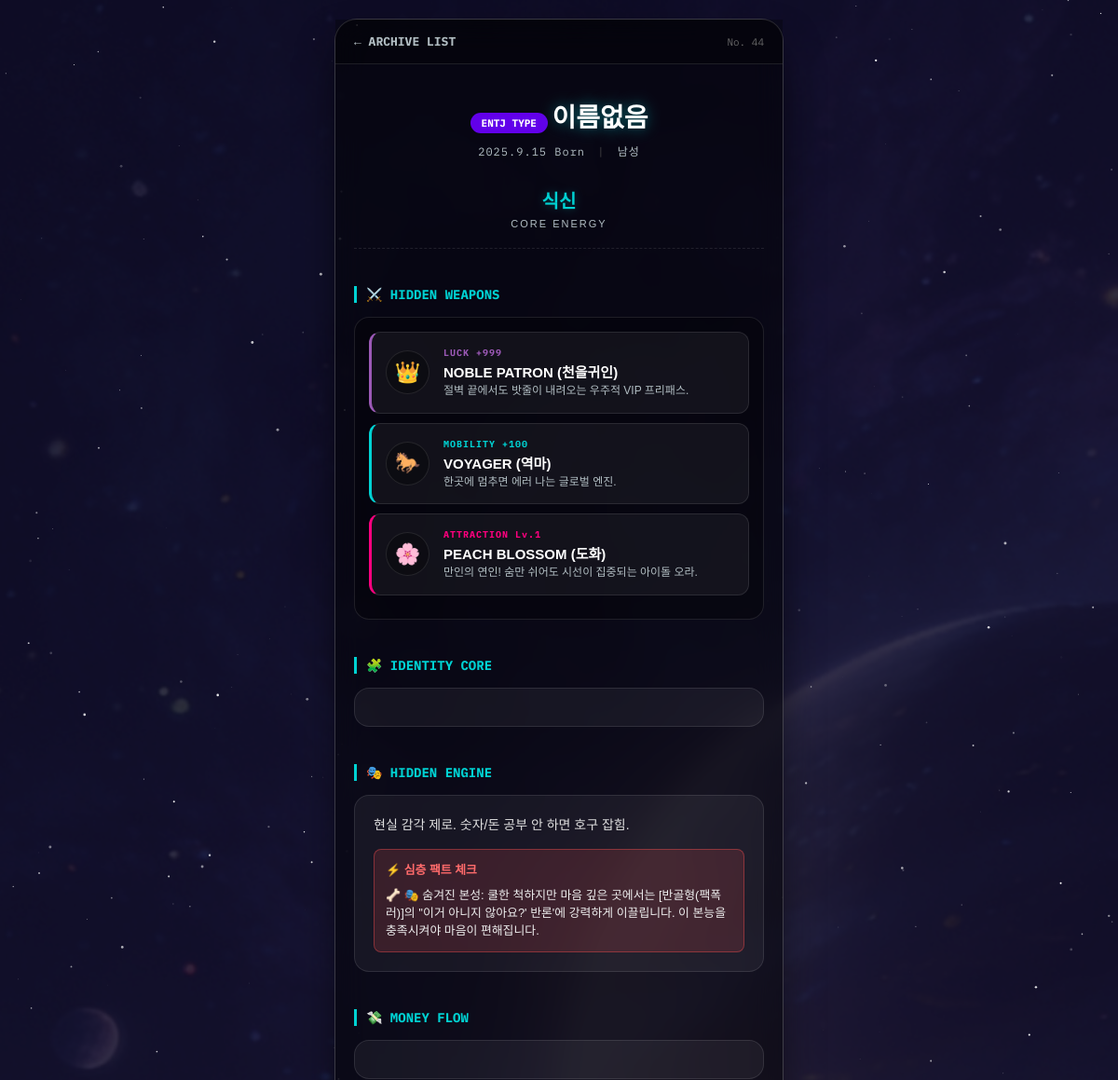
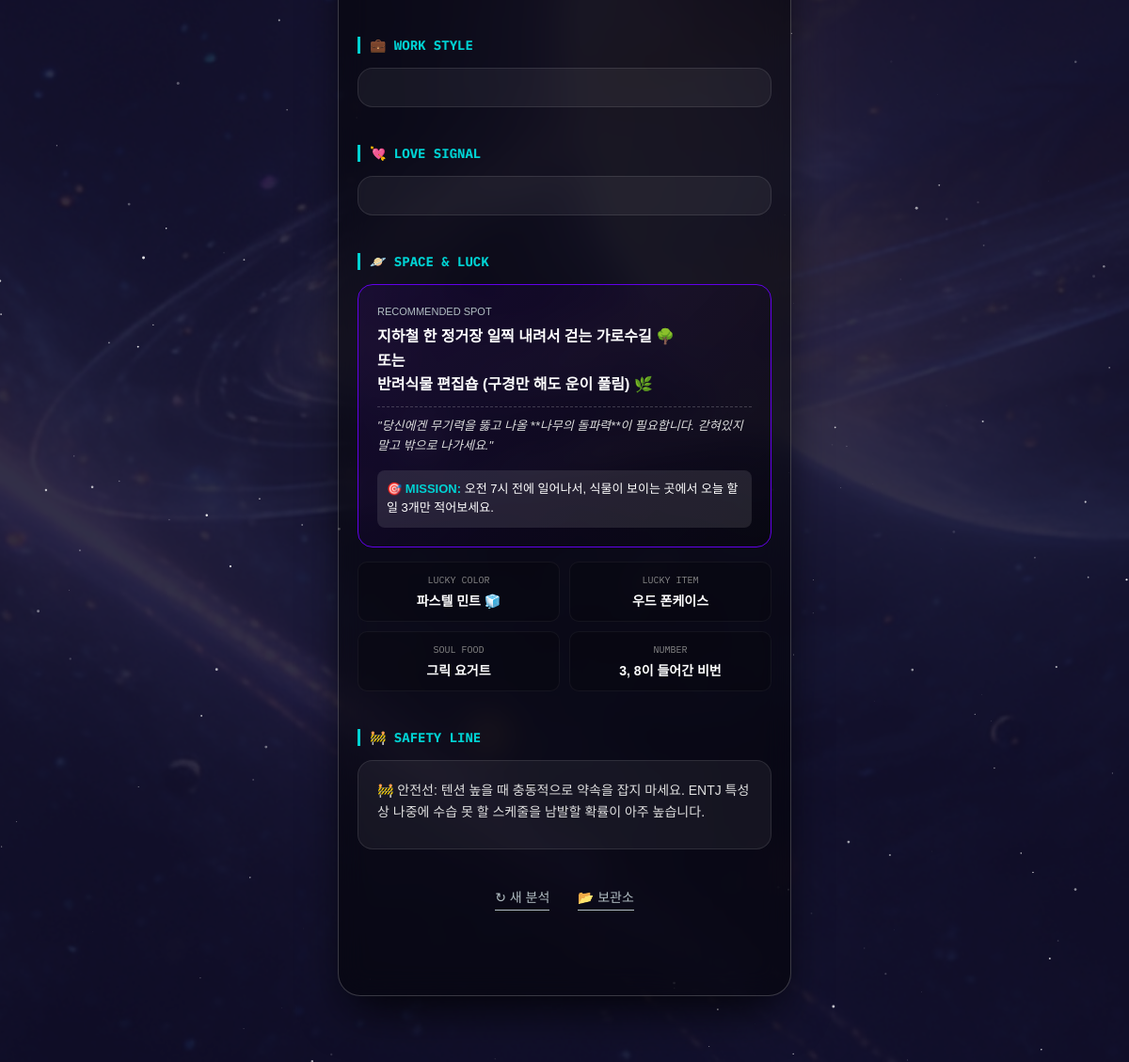
Screenshot of /detail/44/ (signed in) with the database file from the repository (2 pictures, top to bottom).
### main/models.py (models this page shows, shortened)
class SajuResult(models.Model):
    MBTI_CHOICES = [
        ('ISTJ', 'ISTJ'), ('ISFJ', 'ISFJ'), ('INFJ', 'INFJ'), ('INTJ', 'INTJ'),
        ('ISTP', 'ISTP'), ('ISFP', 'ISFP'), ('INFP', 'INFP'), ('INTP', 'INTP'),
        ('ESTP', 'ESTP'), ('ESFP', 'ESFP'), ('ENFP', 'ENFP'), ('ENTP', 'ENTP'),
        ('ESTJ', 'ESTJ'), ('ESFJ', 'ESFJ'), ('ENFJ', 'ENFJ'), ('ENTJ', 'ENTJ'),
    ]
    user = models.ForeignKey(User, on_delete=models.CASCADE)
    name = models.CharField(max_length=50, default="이름없음")
    year = models.IntegerField()
    month = models.IntegerField()
    day = models.IntegerField()
    hour = models.IntegerField(null=True, blank=True)
    gender = models.CharField(max_length=10, default='male')
    mbti = models.CharField(max_length=10, choices=MBTI_CHOICES, blank=True)
    strongest = models.CharField(max_length=20)
    sub_10 = models.CharField(max_length=20, null=True, blank=True)   # [FIX] 서브 십신 저장
    weakest_group = models.CharField(max_length=20, null=True, blank=True)
    scores_5 = models.JSONField(default=dict, blank=True)
    scores_10 = models.JSONField(default=dict, blank=True)
    element_counts = models.JSONField(default=dict, blank=True)
    headline = models.CharField(max_length=200, blank=True)
    identity_core = models.TextField(blank=True)
    hidden_engine = models.TextField(blank=True)   # 숨겨진 본능
    management_gap = models.TextField(blank=True)  # 관리해야 할 갭
    safety_line = models.TextField(blank=True)     # 안전 가이드
    money = models.TextField(blank=True)
    love = models.TextField(blank=True)
    job = models.TextField(blank=True)
    housing = models.TextField(blank=True)
    today_actions = models.TextField(blank=True)
    lucky_info = models.JSONField(default=dict, blank=True)
    location_info = models.JSONField(default=dict, blank=True)
    today_fortune = models.JSONField(default=dict, blank=True)
    weapons = models.JSONField(default=list, blank=True)
    created_at = models.DateTimeField(auto_now_add=True)
    class Meta:
        ordering = ['-created_at']

### main/views.py (the view)
# urls.py: path('detail/<int:result_id>/', views.result_detail, name='result_detail'), # [추가됨] 상세
@login_required(login_url='login')
def result_detail(request, result_id):
    result = get_object_or_404(SajuResult, id=result_id, user=request.user)
    data_missing = (
        not result.location_info or
        not result.location_info.get('spot') or
        not result.management_gap or
        not result.weapons
    )
    if data_missing:
        counts = result.element_counts or {}
        strong_elem = max(counts, key=counts.get) if counts else '토'
        weak_map = {'목':'금', '화':'수', '토':'목', '금':'화', '수':'토'}
        weakest = weak_map.get(strong_elem, '토')
        norm_weakest = normalizeelement(weakest)
        seed_key = f"{result.name}{result.year}{result.month}{result.day}{result.mbti}"
        if not result.location_info or not result.location_info.get('spot'):
            result.location_info = get_location_recommendation(norm_weakest, seed_key=seed_key)
            result.lucky_info = get_lucky_features(norm_weakest, seed_key=seed_key)
        if not result.management_gap:
            new_texts = text_bank.get_rich_text(
                mbti=result.mbti,
                main_god=result.strongest,
                sub_god=result.sub_10,           # [FIX] 서브 십신 추가
                weakest_five=result.weakest_group,  # [FIX] 약한 오행 그룹 추가
                strongest_element=strong_elem,
                weakest_element=weakest,
                element_counts=counts            # [FIX] 오행 카운트 추가
            )
            if not result.management_gap: result.management_gap = new_texts.get('management_gap', '')
            if not result.safety_line: result.safety_line = new_texts.get('safety_line', '')
            if not result.hidden_engine: result.hidden_engine = new_texts.get('hidden_engine', '')
        if not result.weapons:
            saju_res = saju_logic.analyze_saju(
                result.year, result.month, result.day,
                hour=result.hour, minute=0,
                gender=result.gender
            )
            if saju_res and 'weapons' in saju_res:
                result.weapons = saju_res['weapons']
        result.save()
    return render(request, 'main/result_detail.html', {'result': result})

### main/recommendations.py (called while the page is built)
def _get_seed(elem, seed_key=None):
    if seed_key:
        return zlib.crc32(str(seed_key).encode('utf-8'))
    return None

### main/saju_logic.py (called while the page is built)
def get_ipchun_time(year):
    if year not in IPCHUN_TABLE:
        print(f"[WARN] IPCHUN_TABLE에 {year}년 데이터 없음. 기본값(2월 4일 12시) 사용.")
    return IPCHUN_TABLE.get(year, (2, 4, 12, 0))

def get_corrected_year(year, month, day, hour, minute):
    i_month, i_day, i_hour, i_min = get_ipchun_time(year)
    is_past = False
    if month > i_month: is_past = True
    elif month == i_month:
        if day > i_day: is_past = True
        elif day == i_day:
            if (hour > i_hour) or (hour == i_hour and minute >= i_min): is_past = True
    return year if is_past else year - 1

def get_gan_zhi_year(saju_year):
    return CHEONGAN[(saju_year - 4) % 10] + JIJI[(saju_year - 4) % 12]

def get_gan_zhi_month(saju_year, month, day):
    target_month = month
    if day < 6:
        target_month -= 1
        if target_month == 0: target_month = 12
    year_stem_idx = (saju_year - 4) % 10
    start_stem_idx = GAN_HAP_MONTH_START[year_stem_idx % 5]
    month_offset = target_month - 2
    if month_offset < 0: month_offset += 12
    month_stem_idx = (start_stem_idx + month_offset) % 10
    month_branch_idx = (2 + month_offset) % 12
    return CHEONGAN[month_stem_idx] + JIJI[month_branch_idx]

def get_gan_zhi_day(year, month, day):
    base = date(1900, 1, 1)
    target = date(year, month, day)
    diff = (target - base).days
    return CHEONGAN[(0 + diff) % 10] + JIJI[(10 + diff) % 12], CHEONGAN[(0 + diff) % 10], JIJI[(10 + diff) % 12]

def calculate_element_counts(saju_dict):
    counts = {'목': 0, '화': 0, '토': 0, '금': 0, '수': 0}
    text = saju_dict['year'] + saju_dict['month'] + saju_dict['day'] + saju_dict.get('hour', '')
    for char in text:
        elem = JIJI_OHENG.get(char, OHENG_MAP.get(char))
        if elem: counts[elem] += 1
    return counts

def get_weakest_group(scores_10):
    groups = {'비겁':0, '식상':0, '재성':0, '관성':0, '인성':0}
    mapping = {
        '비견':'비겁', '겁재':'비겁', '식신':'식상', '상관':'식상',
        '편재':'재성', '정재':'재성', '편관':'관성', '정관':'관성',
        '편인':'인성', '정인':'인성'
    }
    for k, v in scores_10.items():
        groups[mapping[k]] += v
    return min(groups, key=groups.get)

### main/text_bank.py (called while the page is built)
def _unique_preserve(seq):
    seen = set()
    out = []
    for x in seq or []:
        if x in seen: continue
        seen.add(x)
        out.append(x)
    return out

def normalizembti(mbti): return mbti.strip().upper() if mbti else "XXXX"

### main/templates/main/result_detail.html (shortened to what this page needs)
{% load static %}
<!DOCTYPE html>
<html lang="ko">
<head>
    <link href="https://cdn.jsdelivr.net/gh/orioncactus/pretendard/dist/web/static/pretendard.css" rel="stylesheet">
</head>
<body>
<canvas id="bg-canvas"></canvas>
<div class="container">
    <div class="nav-bar">
        <a href="{% url 'mypage' %}" class="nav-link">← ARCHIVE LIST</a>
        <span style="font-size:11px; color:#666; font-family:var(--font-mono);">No. {{ result.id }}</span>
    </div>
    <div class="content-wrap">
        <div class="header-box">
            <span class="name-tag">{{ result.mbti }} TYPE</span>
            <h1 class="cyber-glitch">{{ result.name }}</h1>
            <div class="meta-info">
                {{ result.year }}.{{ result.month }}.{{ result.day }} Born
                <span style="margin:0 5px; color:#444;">|</span>
                {% if result.gender == 'male' %}남성{% else %}여성{% endif %}
            </div>
        </div>
        <div style="text-align:center; margin-bottom:40px; padding-bottom:20px; border-bottom:1px dashed rgba(255,255,255,0.1);">
            <div style="font-size:20px; font-weight:800; color:var(--accent-neon); margin-bottom:5px; text-shadow:0 0 10px rgba(0,210,211,0.3);">
                {{ result.strongest }}
            </div>
            <div style="font-size:11px; color:#b2bec3; letter-spacing:2px;">CORE ENERGY</div>
        </div>
        {% if result.weapons %}
        <div class="section-title">⚔️ HIDDEN WEAPONS</div>
        <div style="background:rgba(0,0,0,0.3); padding:15px; border-radius:16px; border:1px solid rgba(255,255,255,0.1);">
            {% for weapon in result.weapons %}
            <div class="weapon-card" style="border-left: 3px solid {{ weapon.color }};">
                <div class="weapon-icon">{{ weapon.icon }}</div>
                <div>
                    <div style="font-family:var(--font-mono); font-size:10px; color:{{ weapon.color }}; font-weight:800; letter-spacing:1px; margin-bottom:3px;">
                        {{ weapon.stat }}
                    </div>
                    <div style="font-size:15px; font-weight:700; color:#fff; margin-bottom:3px;">
                        {{ weapon.name }}
                    </div>
                    <div style="font-size:12px; color:#b2bec3; line-height:1.3;">
                        {{ weapon.desc }}
                    </div>
                </div>
            </div>
            {% endfor %}
        </div>
        {% endif %}
        <div class="section-title">🧩 IDENTITY CORE</div>
        <div class="card">{{ result.identity_core|safe }}</div>
        <div class="section-title">🎭 HIDDEN ENGINE</div>
        <div class="card">
            {% if result.hidden_engine %}
                {{ result.hidden_engine|safe }}
            {% else %}
                <span style="color:#666; font-size:13px;">(데이터 없음)</span>
            {% endif %}
        </div>
        <div class="section-title">💸 MONEY FLOW</div>
        <div class="card">{{ result.money|safe }}</div>
        <div class="section-title">💼 WORK STYLE</div>
        <div class="card">{{ result.job|safe }}</div>
        <div class="section-title">💘 LOVE SIGNAL</div>
        <div class="card">{{ result.love|safe }}</div>
        <div class="section-title">🪐 SPACE & LUCK</div>
        <div class="card spot-card">
            <div style="font-size:11px; color:#b2bec3; margin-bottom:5px;">RECOMMENDED SPOT</div>
            <div style="font-size:16px; font-weight:700; color:#fff; margin-bottom:10px;">
                {{ result.location_info.spot|safe }}
            </div>
            <div style="font-size:13px; color:#ddd; font-style:italic; border-top:1px dashed rgba(255,255,255,0.2); padding-top:10px;">
                "{{ result.location_info.desc|safe }}"
            </div>
            {% if result.location_info.mission %}
            <div style="margin-top:15px; background:rgba(255,255,255,0.1); padding:10px; border-radius:8px; font-size:13px; color:#fff;">
                <b style="color:var(--accent-neon);">🎯 MISSION:</b> {{ result.location_info.mission|safe }}
            </div>
            {% endif %}
        </div>
        <div class="lucky-grid">
            <div class="lucky-item">
                <span class="lucky-label">LUCKY COLOR</span>
                <span class="lucky-val">{{ result.lucky_info.color }}</span>
            </div>
            <div class="lucky-item">
                <span class="lucky-label">LUCKY ITEM</span>
                <span class="lucky-val">{{ result.lucky_info.item }}</span>
            </div>
            <div class="lucky-item">
                <span class="lucky-label">SOUL FOOD</span>
                <span class="lucky-val">{{ result.lucky_info.food }}</span>
            </div>
            <div class="lucky-item">
                <span class="lucky-label">NUMBER</span>
                <span class="lucky-val">{{ result.lucky_info.number }}</span>
            </div>
        </div>
        <div class="section-title">🚧 SAFETY LINE</div>
        <div class="card">{{ result.safety_line|safe|default:"-" }}</div>
        <div class="bottom-action-box" style="margin-top: 40px; padding-bottom: 60px; text-align: center;">
            <div style="margin-top: 20px;">
                <a href="{% url 'index' %}" class="btn-retry" style="margin-right:15px;">↻ 새 분석</a>
                <a href="{% url 'mypage' %}" class="btn-retry">📂 보관소</a>
            </div>
        </div>
    </div>
</div>
        <link href="https://cdn.jsdelivr.net/gh/orioncactus/pretendard/dist/web/static/pretendard.css" rel="stylesheet">
</body>
</html>

### main/templates/main/result_detail.html (style rules this page uses)
.analysis-text { margin-bottom: 10px; color: #e0e0e0; }

### rows the page displays
SajuResult: id "44", mbti "ENTJ", name "이름없음", year "2025", month "9", day "15", strongest "식신", hidden_engine "현실 감각 제로. 숫자/돈 공부 안 하면 호구 잡힘. ⚡ 심층 팩트 체크 🦴 🎭 숨겨진 본성: 쿨한 척하지만 마음 깊은 곳에서는 [반골형(팩폭러)]의 ''이거 아니지 않아요?' 반론'에 강력하게 이끌립니다. 이 본능을 충족시켜야 마음이 편해집니다.", location_info.spot "지하철 한 정거장 일찍 내려서 걷는 가로수길 🌳 또는 반려식물 편집숍 (구경만 해도 운이 풀림) 🌿", location_info.desc "당신에겐 무기력을 뚫고 나올 **나무의 돌파력**이 필요합니다. 갇혀있지 말고 밖으로 나가세요.", location_info.mission "오전 7시 전에 일어나서, 식물이 보이는 곳에서 오늘 할 일 3개만 적어보세요.", lucky_info.color "파스텔 민트 🧊", lucky_info.item "우드 폰케이스", lucky_info.food "그릭 요거트", lucky_info.number "3, 8이 들어간 비번", safety_line "🚧 안전선: 텐션 높을 때 충동적으로 약속을 잡지 마세요. ENTJ 특성상 나중에 수습 못 할 스케줄을 남발할 확률이 아주 높습니다."

### other values shown
{{ weapon.icon }} "👑" "🐎" "🌸"
{{ weapon.stat }} "LUCK +999" "MOBILITY +100" "ATTRACTION Lv.1"
{{ weapon.name }} "NOBLE PATRON (천을귀인)" "VOYAGER (역마)" "PEACH BLOSSOM (도화)"
{{ weapon.desc }} "절벽 끝에서도 밧줄이 내려오는 우주적 VIP 프리패스." "한곳에 멈추면 에러 나는 글로벌 엔진." "만인의 연인! 숨만 쉬어도 시선이 집중되는 아이돌 오라."
